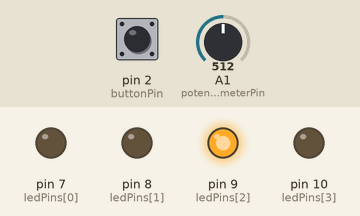
Bench run of a sketch on a simulated Arduino Uno, built with avr-gcc and run on an emulated ATmega328P. On the bench: output pins drawn as LEDs (lit = HIGH). The test bench sets the inputs (shaded band); at power-on: A1 (potentiometerPin) = 512, pin 2 (buttonPin) HIGH.

Above: at 1.2 s.
1.3 s: A1 (potentiometerPin) set to 498
At 2.1 s:
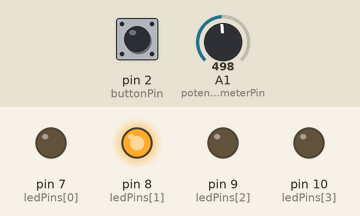
2.8 s: A1 (potentiometerPin) set to 266
4.3 s: A1 (potentiometerPin) set to 244
At 5.5 s:
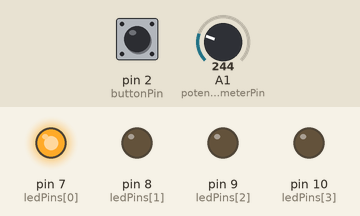
5.8 s: A1 (potentiometerPin) set to 900
At 6.7 s:
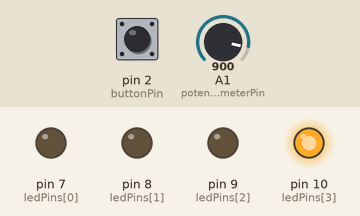
8.9 s: A1 (potentiometerPin) set to 779
10.4 s: A1 (potentiometerPin) set to 750
At 11.4 s:
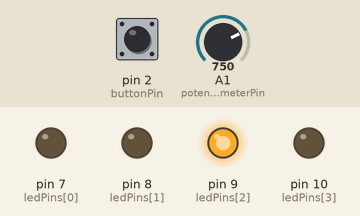
Timing chart, 0 to 12.9 s (numbered marks = the images above; inputs shaded):
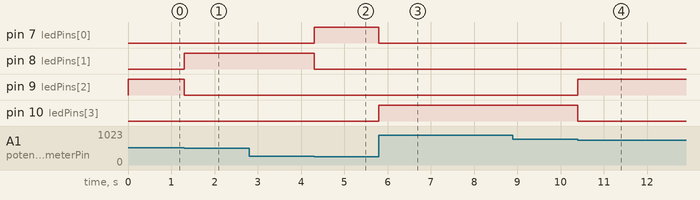

The sketch:

0sx_labo_02.ino
```cpp
// --- Nom : KOUDJONOU K. Jean Louis ---
// --- Numero Etudiant : 2384980 ---
unsigned long currentTime = 0;

const int NB_LEDS = 4;
const int ledPins[NB_LEDS] = {7, 8, 9, 10};
const int buttonPin = 2;
const int potentiometerPin = A1;

// --- Variables potentiomètre ---
int potValue = 0;
int scaleValue = 0;       // 0 à 20
int percentValue = 0;

// --- Anti-rebond ---
int stableButtonState = HIGH;
int lastReading = HIGH;
unsigned long lastDebounceTime = 0;
const unsigned long debounceDelay = 50;

// --- Constante barre ---
const int BAR_MAX = 20;

void setup() {

  Serial.begin(9600);

  for (int i = 0; i < NB_LEDS; i++) {
    pinMode(ledPins[i], OUTPUT);
    digitalWrite(ledPins[i], LOW);
  }

  pinMode(buttonPin, INPUT_PULLUP);
}

void loop() {

  currentTime = millis();

  readPotentiometer();
  updateLedsRealtime();
  handleButton();
}

// Lecture et conversion

void readPotentiometer() {

  potValue = analogRead(potentiometerPin);

  // Conversion 0-1023 - 0-20
  scaleValue = map(potValue, 0, 1023, 0, BAR_MAX);

  percentValue = (scaleValue * 100) / BAR_MAX;
}

void updateLedsRealtime() {

  int ledIndex = percentValue / 25;   // 0-3

  if (ledIndex > 3) ledIndex = 3;

  for (int i = 0; i < NB_LEDS; i++) {
    digitalWrite(ledPins[i], (i == ledIndex) ? HIGH : LOW);
  }
}

// Gestion bouton avec debounce
void handleButton() {

  int reading = digitalRead(buttonPin);

  if (reading != lastReading) {
    lastDebounceTime = millis();
  }

  if ((millis() - lastDebounceTime) > debounceDelay) {

    if (reading != stableButtonState) {

      stableButtonState = reading;

      if (stableButtonState == LOW) {
        printProgressBar();
      }
    }
  }

  lastReading = reading;
}

void printProgressBar() {

  Serial.print("[");

  for (int i = 0; i < BAR_MAX; i++) {
    if (i < scaleValue) {
      Serial.print("!");
    } else {
      Serial.print(".");
    }
  }

  Serial.print("] ");
  Serial.print(percentValue);
  Serial.println("%");
}
```

Measured:
- the behaviour switches between 512 and 511 on A1 (potentiometerPin) (found by bisection; images 0 and 1)
- the behaviour switches between 256 and 255 on A1 (potentiometerPin) (found by bisection; images 1 and 2)
- the behaviour switches between 768 and 767 on A1 (potentiometerPin) (found by bisection; images 3 and 4)
- after the input at 1.3 s, pin 8 (ledPins[1]): LOW → HIGH at once; pin 9 (ledPins[2]): HIGH → LOW at once
- after the input at 2.8 s, every drawn part: stays the same
- after the input at 4.3 s, pin 7 (ledPins[0]): LOW → HIGH at once; pin 8 (ledPins[1]): HIGH → LOW at once
- after the input at 5.8 s, pin 7 (ledPins[0]): HIGH → LOW at once; pin 10 (ledPins[3]): LOW → HIGH at once
- after the input at 8.9 s, every drawn part: stays the same
- after the input at 10.4 s, pin 9 (ledPins[2]): LOW → HIGH at once; pin 10 (ledPins[3]): HIGH → LOW at once
